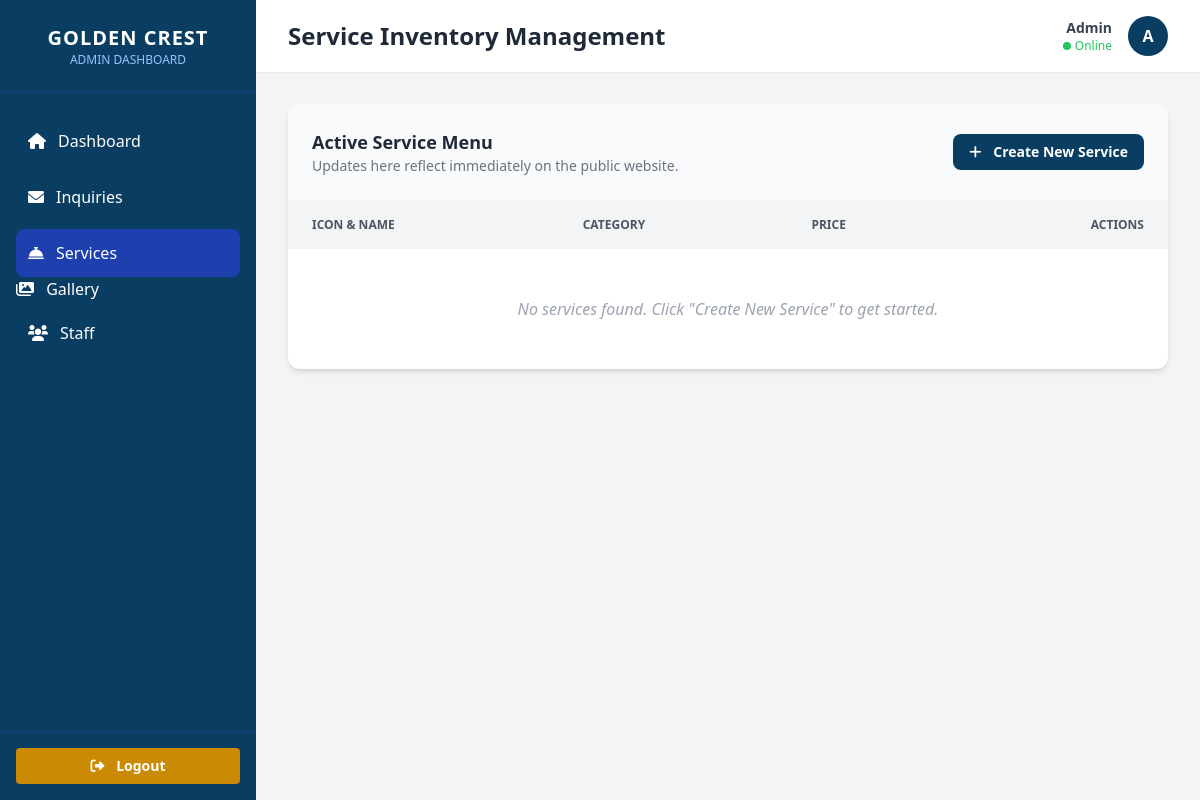
Page /dashboard/services/ on the earlier database version.
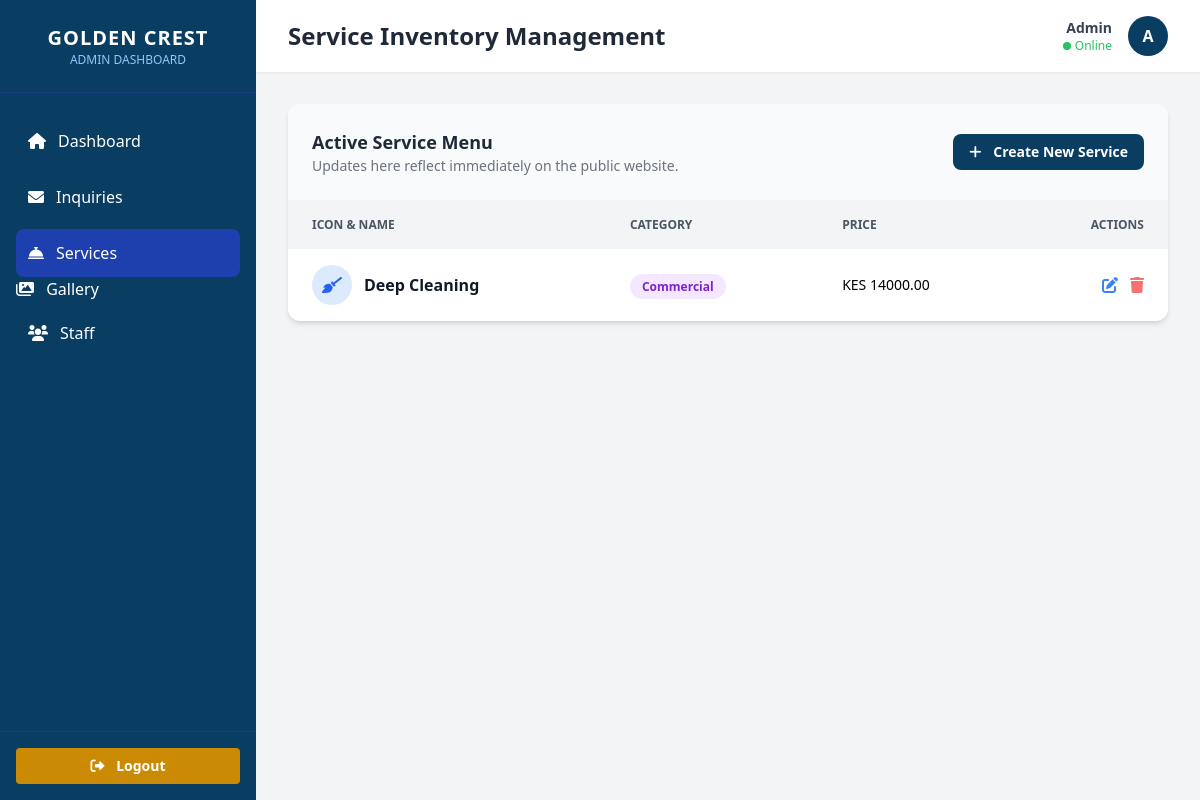
Same page on the later database version.
### services/models.py (models this page shows, shortened)
class Service(models.Model):
    CATEGORY_CHOICES = [
        ('Residential', 'Residential Cleaning'),
        ('Commercial', 'Commercial Cleaning'),
        ('Specialty', 'Specialty Cleaning'),
    ]
    title = models.CharField(max_length=100)
    description = models.TextField()
    price_start = models.DecimalField(max_digits=10, decimal_places=2)
    category = models.CharField(max_length=20, choices=CATEGORY_CHOICES)
    icon_class = models.CharField(max_length=50, help_text="FontAwesome class, e.g., fas fa-spray-can-sparkles")
    created_at = models.DateTimeField(auto_now_add=True)

### services/views.py (the view)
# urls.py: path('dashboard/services/', views.services_manage, name='services_manage'),
def services_manage(request):
    services_list = Service.objects.all()
    return render(request, 'dashboard/services_manage.html', {'services': services_list})

### services/templates/dashboard/services_manage.html (shortened to what this page needs)
{% extends 'dashboard/admin_dashboard.html' %}
{% block page_title %}Service Inventory Management{% endblock %}
{% block dashboard_content %}
<div x-data="{
    showForm: false,
    title: '',
    icon: '',
    iconMap: {
        'cleaning': 'fas fa-broom',
        'office': 'fas fa-building',
        'window': 'fas fa-window-maximize',
        'carpet': 'fas fa-rug',
        'garden': 'fas fa-leaf',
        'residential': 'fas fa-home',
        'commercial': 'fas fa-city',
        'deep': 'fas fa-soap'
    },
    updateIcon() {
        const lowerTitle = this.title.toLowerCase();
        for (let keyword in this.iconMap) {
            if (lowerTitle.includes(keyword)) {
                this.icon = this.iconMap[keyword];
                break;
            }
        }
    }
}">
    <div class="bg-white rounded-xl shadow-md overflow-hidden">
        <div class="p-6 border-b border-gray-100 flex justify-between items-center bg-gray-50">
            <div>
                <h3 class="text-lg font-bold text-gray-800">Active Service Menu</h3>
                <p class="text-sm text-gray-500">Updates here reflect immediately on the public website.</p>
            </div>
            <button @click="showForm = !showForm" class="bg-[#0a3d62] text-white px-4 py-2 rounded-lg hover:bg-blue-800 transition text-sm font-semibold">
                <i class="fas fa-plus mr-2"></i> Create New Service
            </button>
        </div>
        <table class="w-full text-left border-collapse">
            <thead>
                <tr class="bg-gray-100 text-gray-600 uppercase text-xs font-bold">
                    <th class="px-6 py-4">Icon & Name</th>
                    <th class="px-6 py-4">Category</th>
                    <th class="px-6 py-4">Price</th>
                    <th class="px-6 py-4 text-right">Actions</th>
                </tr>
            </thead>
            <tbody class="divide-y divide-gray-100">
                {% for service in services %}
                <tr class="hover:bg-blue-50 transition">
                    <td class="px-6 py-4">
                        <div class="flex items-center">
                            <div class="w-10 h-10 bg-blue-100 text-blue-600 rounded-full flex items-center justify-center mr-3">
                                <i class="{{ service.icon_class|default:'fas fa-broom' }}"></i>
                            </div>
                            <div>
                                <div class="font-bold text-gray-900">{{ service.title }}</div>
                            </div>
                        </div>
                    </td>
                    <td class="px-6 py-4">
                        <span class="px-3 py-1 rounded-full text-xs font-semibold
                            {% if service.category == 'Residential' %} bg-green-100 text-green-700
                            {% elif service.category == 'Commercial' %} bg-purple-100 text-purple-700
                            {% else %} bg-orange-100 text-orange-700 {% endif %}">
                            {{ service.category }}
                        </span>
                    </td>
                    <td class="px-6 py-4 text-sm font-medium">KES {{ service.price_start }}</td>
                    <td class="px-6 py-4 text-right">
                        <div class="flex justify-end space-x-3">
                            <a href="{% url 'edit_service' service.pk %}" class="text-blue-500 hover:text-blue-700">
                                <i class="fas fa-edit"></i>
                            </a>
                            <form action="{% url 'delete_service' service.pk %}" method="POST" class="inline" onsubmit="return confirm('Permanently delete this service?');">
                                <button type="submit" class="text-red-400 hover:text-red-600">
                                    <i class="fas fa-trash"></i>
                                </button>
                            </form>
                        </div>
                    </td>
                </tr>
                {% empty %}
                <tr>
                    <td colspan="4" class="px-6 py-12 text-center text-gray-400 italic">
                        No services found. Click "Create New Service" to get started.
                    </td>
                </tr>
                {% endfor %}
            </tbody>
        </table>
    </div>
</div>
{% endblock %}

### services/templates/dashboard/admin_dashboard.html (shortened to what this page needs)
<!DOCTYPE html>
<html lang="en">
<head>
    <script src="https://cdn.tailwindcss.com"></script>
    <link rel="stylesheet" href="https://cdnjs.cloudflare.com/ajax/libs/font-awesome/6.0.0/css/all.min.css">
</head>
<body class="bg-gray-100 font-sans">
    <div class="flex h-screen overflow-hidden">
        <aside class="w-64 bg-[#0a3d62] text-white flex-shrink-0 hidden md:flex flex-col">
            <div class="p-6 text-center border-b border-blue-900">
                <h1 class="text-xl font-bold tracking-wider">GOLDEN CREST</h1>
                <p class="text-xs text-blue-300 uppercase">Admin Dashboard</p>
            </div>
               <nav class="flex-1 px-4 py-6 space-y-2">
                    <a href="{% url 'admin_dashboard' %}" class="flex items-center p-3 hover:bg-blue-700 rounded-lg transition">
                        <i class="fas fa-home mr-3"></i> Dashboard
                    </a>
                    <a href="{% url 'inquiries_list' %}"
                       class="flex items-center p-3 rounded-lg transition {% if request.resolver_match.url_name == 'inquiries_list' %}bg-blue-600 text-white{% else %}hover:bg-blue-700{% endif %}">
                        <i class="fas fa-envelope mr-3"></i> Inquiries
                    </a>
                    <a href="{% url 'services_manage' %}" class="flex items-center p-3 {% if request.resolver_match.url_name == 'services_manage' %}bg-blue-800{% endif %} hover:bg-blue-700 rounded-lg transition">
                        <i class="fas fa-concierge-bell mr-3"></i> Services
                    </a>
                   <a href="{% url 'gallery_manage' %}" class="...">
                         <i class="fas fa-images mr-2"></i> Gallery
                   </a>
                    <a href="{% url 'staff_manage' %}" class="flex items-center p-3 hover:bg-blue-700 rounded-lg transition">
                        <i class="fas fa-users mr-3"></i> Staff
                    </a>
               </nav>
            <div class="p-4 border-t border-blue-900">
                <form action="{% url 'logout' %}" method="post">
                    <button type="submit" class="w-full bg-yellow-600 hover:bg-yellow-700 p-2 rounded text-sm font-semibold transition">
                        <i class="fas fa-sign-out-alt mr-2"></i> Logout
                    </button>
                </form>
            </div>
        </aside>
        <main class="flex-1 overflow-y-auto">
            <header class="bg-white shadow-sm p-4 flex justify-between items-center px-8">
                <h2 class="text-2xl font-semibold text-gray-800">{% block page_title %}Overview{% endblock %}</h2>
                <div class="flex items-center space-x-4">
                    <div class="text-right hidden sm:block">
                        <p class="text-sm font-bold text-gray-700">{{ request.user.username|default:"Admin" }}</p>
                        <p class="text-xs text-green-500 flex items-center justify-end">
                            <span class="w-2 h-2 bg-green-500 rounded-full mr-1"></span> Online
                        </p>
                    </div>
                    <div class="h-10 w-10 bg-[#0a3d62] rounded-full flex items-center justify-center text-white font-bold">
                        {{ request.user.username|slice:":1"|upper|default:"A" }}
                    </div>
                </div>
            </header>
            <div class="p-8">
                {% block dashboard_content %}
                {% endblock %}
            </div>
        </main>
    </div>
</body>
</html>

Differences in the rows shown:
added Service: title "Deep Cleaning", category "Commercial", price_start "14000.00"
Other differences:
text no longer shown: "No services found. Click \"Create New Service\" to get started."
